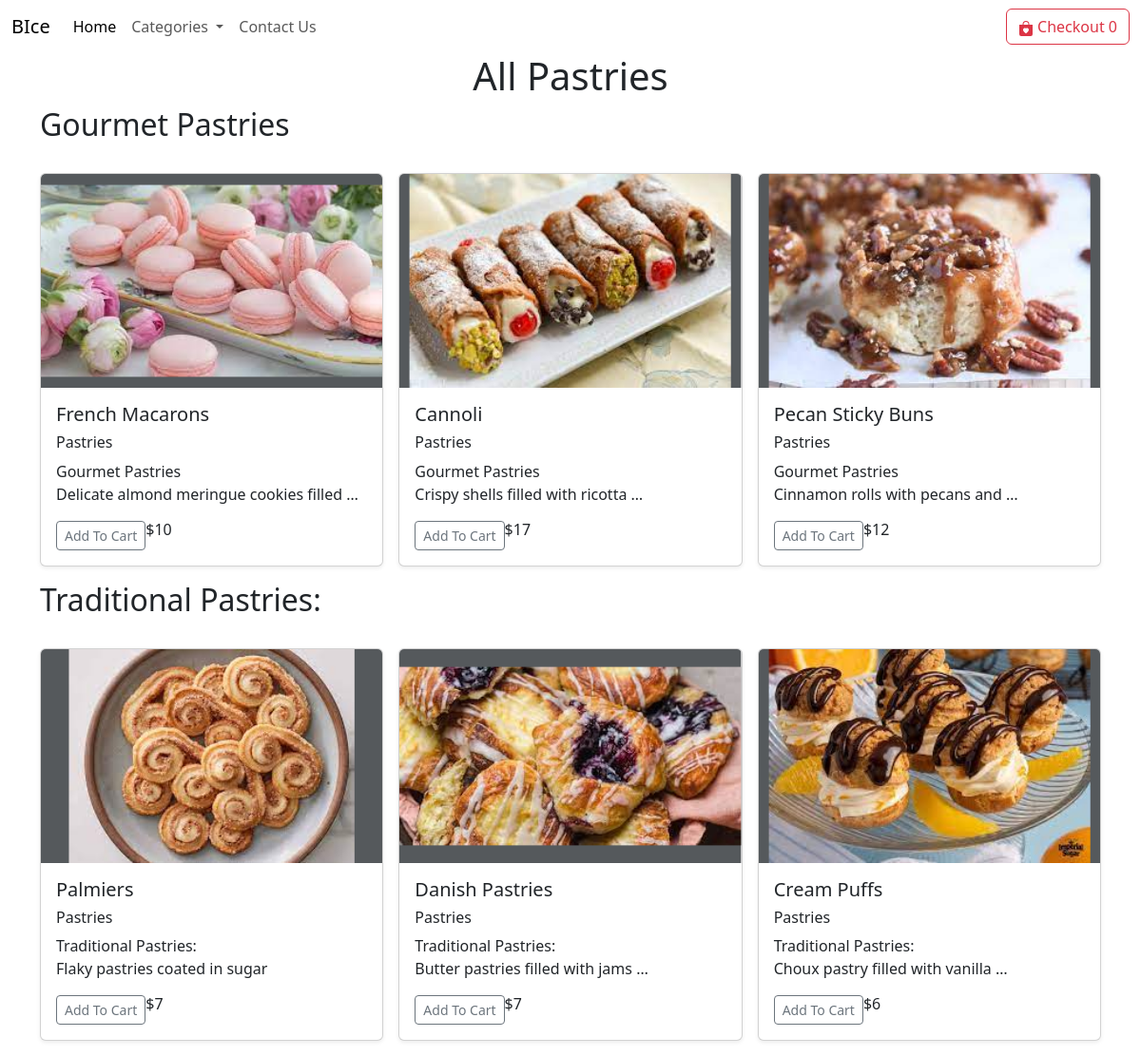
/pastries, run on the app's committed database.
### home/models.py (models this page shows, shortened)
class Product(models.Model):
    name = models.CharField(max_length=127)
    price = models.IntegerField(default=0)
    category = models.CharField(max_length=255,default="")
    subcategory = models.CharField(max_length=255,default="")
    description = models.CharField(max_length=250, default='', blank=True, null=True)
    image = models.ImageField(upload_to='products/images')

### home/views.py (the view)
# urls.py: path('pastries',views.pastries,name='pastries'),
def pastries(request):
    pastry_products = Product.objects.filter(category='Pastries')
    unique_subcategories = pastry_products.values_list('subcategory', flat=True).distinct()
    params = {'pastry_products': pastry_products, 'unique_subcategories': unique_subcategories}
    return render(request, 'pastries.html', params)

### templates/pastries.html (shortened to what this page needs)
{% extends "base.html" %}
{% block body %}
{% load static %}
<div class="container">
    <h1 class="text-center">All Pastries</h1>
    {% for subcategory in unique_subcategories %}
    <h2 class="text">{{ subcategory }}</h2>
    <div class="row row-cols-1 row-cols-sm-2 row-cols-md-3 g-3 my-3">
        {% for product in pastry_products %}
        {% if product.subcategory == subcategory %}
        <div class="col">
            <div class="card shadow-sm">
                <svg class="bd-placeholder-img card-img-top" width="100%" height="225" xmlns="http://www.w3.org/2000/svg" role="img" aria-label="Placeholder: Thumbnail" preserveAspectRatio="xMidYMid slice" focusable="false">
                    <title>{{ product.name }}</title>
                    <rect width="100%" height="100%" fill="#55595c"></rect>
                    <image xlink:href="/media/{{ product.image }}" width="100%" height="100%" />
                </svg>
                <div class="card-body">
                  <h5>{{ product.name }}</h5>
                  <h6>{{ product.category }}</h6>
                  <h7>{{ product.subcategory }}</h7>
                    <p class="card-text">{{ product.description|truncatewords:5 }}</p>
                    <div class="d-flex justify-content-between align-items-center">
                        <div class="btn-group">
                            <span id="div{{ product.name }}">
                                <button id="{{ product.name }}" type="button" class="btn btn-sm btn-outline-secondary cart">Add To Cart</button>
                            </span>
                            <h6 class="text-xl-end">${{product.price}}</h6>
                        </div>
                    </div>
                </div>
            </div>
        </div>
        {% endif %}
        {% endfor %}
    </div>
    {% endfor %}
</div>
{% endblock body %}

### data on the page
Product: name "French Macarons", category "Pastries", subcategory "Gourmet Pastries", description "Delicate almond meringue cookies filled …", price "10"
Product: name "Cannoli", category "Pastries", subcategory "Gourmet Pastries", description "Crispy shells filled with ricotta …", price "17"
Product: name "Pecan Sticky Buns", category "Pastries", subcategory "Gourmet Pastries", description "Cinnamon rolls with pecans and …", price "12"
Product: name "Palmiers", category "Pastries", subcategory "Traditional Pastries:", description "Flaky pastries coated in sugar", price "7"
Product: name "Danish Pastries", category "Pastries", subcategory "Traditional Pastries:", description "Butter pastries filled with jams …", price "7"
Product: name "Cream Puffs", category "Pastries", subcategory "Traditional Pastries:", description "Choux pastry filled with vanilla …", price "6"

### other printed values
{{ subcategory }} "Gourmet Pastries" "Traditional Pastries:"
